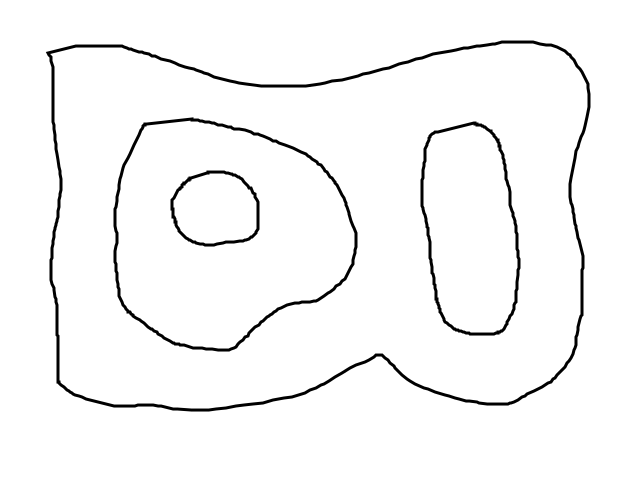
#> input picture test1.png, 640 x 480 px
$ python main.py
#> lines starting #> are read from the running program, lines starting #| are printed output that depends on the picture; after the words box and inside, x2 and y2 are one past the last pixel; in counts of white or black regions, pixels touching at a corner belong together
### utils.py
import cv2
import numpy as np
import math
import csv
from matplotlib import pyplot as plt
from collections import defaultdict


def readMultiLayerCSV(file_name):
    """
    将存有轮廓点的csv转化为一组描述曲线的点序列字典，
    曲线名与采样点序列为key:value。
    :param file_name: csv文件名
    :return: 一组描述曲线的点序列字典
    """
    layers = {}
    layer = None
    for index, line in enumerate(open(file_name, "r")):
        line = line.strip()
        # 曲线名
        if ("MainCurve" in line) or ("Curve" in line):
            # print(line)
            layer = line
            layers[layer] = []
        # 采样点
        else:
            point = line.split(",")
            layers[layer].append([float(point[0]), float(point[1])-200])
    return layers


class UnionFind(object):
    """
    构造函数。初始化一个并查集，其中的元素为0到n-1。
    father列表储存每个元素的父节点；初始化时，每个元素父节点都是其自身。
    """

    def __init__(self, n):
        self.father = [i for i in range(n)]

    def find(self, x):
        """
        查找元素x的根节点
        :return: 元素x的根节点
        """
        # 如果一个元素的根节点就是其自身，那么这个元素就是根节点
        if x == self.father[x]:
            return x
        else:
            # 递归地查找x的根节点
            self.father[x] = self.find(self.father[x])
            return self.father[x]

    def union(self, x, y):
        """
        合并元素x和元素y所在的集合，将元素x的根节点的根节点设为元素y的根节点
        """
        self.father[self.find(x)] = self.find(y)

    def groups(self):
        """
        返回所有集合。
        通过遍历每个元素，将每个元素添加到其根节点所对应的列表中，完成分组。
        :return: 一个列表，其中每个元素都是一个列表，包含其代表集合中所有元素。
        """
        groups = defaultdict(list)
        for i, _ in enumerate(self.father):
            groups[self.find(i)].append(i)
        return list(groups.values())


def judgeDilationDirection(buffers):
    """
    判断膨胀方向。
    如果有一个膨胀方向为inside，则整体为inside，否则为outside。
    :param buffers: 一组膨胀后的LinearRing对象
    :return: 膨胀方向
    """
    # 如果有一个膨胀方向为inside，则整体为inside，否则为outside
    # for buffer_info in buffers:
    #     print(buffer_info.dilation_direction)
    # print("--------------")
    for buffer_info in buffers:
        if buffer_info.dilation_direction == "inside":
            return "inside"
    return "outside"


class ImageProcessor:
    def __init__(self):
        self.image_path = "test1.png"
        self.output_path = "test1.csv"

    @staticmethod
    def contour_similarity(c1, c2):
        return cv2.matchShapes(c1, c2, cv2.CONTOURS_MATCH_I3, 0)

    def process_image(self, image_path, output_path):
#> called with image_path = 'test1.png', output_path = 'test1.csv'
        self.image_path = image_path
        self.output_path = output_path

        image = cv2.imread(self.image_path, cv2.IMREAD_GRAYSCALE)
#> image is the input picture: shape (480, 640); min 0, max 255, mean 246.7
        plt.subplot(131), plt.imshow(image, cmap='gray'), plt.axis("off"), plt.title("Original Image")

        _, binary = cv2.threshold(image, 127, 255, cv2.THRESH_BINARY_INV)
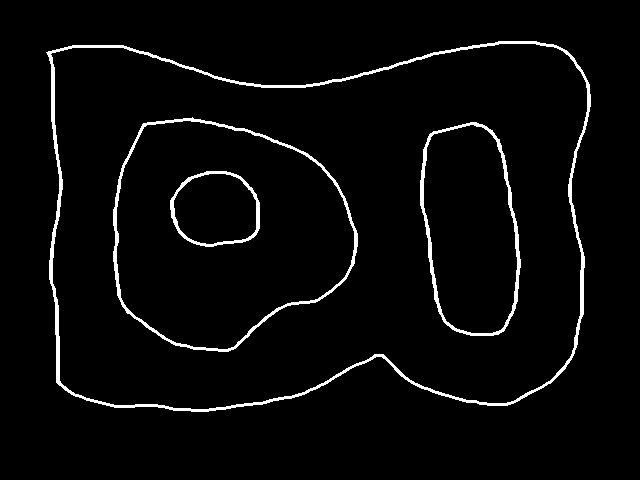
#> binary: shape (480, 640); 3.4% white; 4 white regions, box (x1, y1, x2, y2) and area: (46, 41, 591, 412) 5512, (113, 117, 358, 352) 2359, (420, 122, 521, 336) 1804, (170, 171, 260, 247) 860

        edges = cv2.Canny(binary, 100, 200)
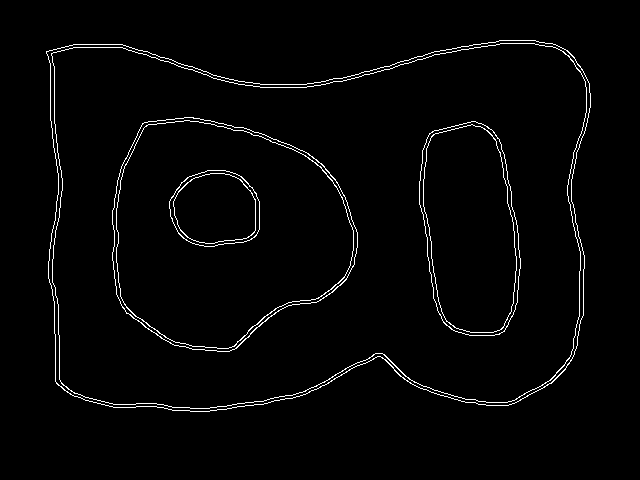
#> edges: shape (480, 640); 2.2% white in thin lines or dots, all inside (x1, y1, x2, y2) = (46, 40, 591, 412)

        contours, _ = cv2.findContours(edges, cv2.RETR_LIST, cv2.CHAIN_APPROX_SIMPLE)
#> contours = 16 contours; largest, box (x1, y1, x2, y2) and area: (46, 40, 591, 412) 176154, (46, 40, 591, 412) 176083, (51, 43, 587, 409) 170638, (51, 43, 587, 409) 170562, (112, 117, 358, 352) 43591
        contours = sorted(contours, key=cv2.contourArea, reverse=True)

        selected_contours = [contours[0]]
#> selected_contours = 1 contour; box (x1, y1, x2, y2) and area: (46, 40, 591, 412) 176154
        for idx, contour in enumerate(contours[1:]):
            # 计算当前轮廓与已选轮廓的相似性
            similarity_scores = [self.contour_similarity(contour, selected) for selected in selected_contours]
            # 如果相似性较低，说明是一个新的轮廓，将其加入已选轮廓列表
            if min(similarity_scores) > 0.2:
                selected_contours.append(contour)
#> this loop made 15 passes
#> similarity_scores on passes 1 to 12: [0.000704], [0.00648], [0.0067], [0.413], [0.412, 0.00117], [0.412, 0.00915], [0.411, 0.01], [0.331, 1.27], [0.331, 1.27, 0.000549], [0.389, 1.37, 0.0437], [0.388, 1.36, 0.0428], [0.295, 0.206, 0.47]
#> after the loop, selected_contours = 4 contours; box (x1, y1, x2, y2) and area: (46, 40, 591, 412) 176154, (112, 117, 358, 352) 43591, (419, 121, 521, 336) 17351, (169, 170, 260, 247) 5550

        with open(self.output_path, 'w', newline='') as file:
            writer = csv.writer(file)
            for idx, contour in enumerate(selected_contours):
                print(f"Processing contour {idx + 1}")
                contour_name = f"Curve{idx + 1}" if idx > 0 else "MainCurve"
                writer.writerow([contour_name])
                for point in contour:
                    x, y = point[0]
                    # y轴取图像高度减去y轴坐标，使得坐标原点在左上角
                    writer.writerow([x, image.shape[1] - y])
#> this loop made 4 passes
#| Processing contour 1
#| Processing contour 2
#| Processing contour 3
#| Processing contour 4

        # 创建和原始图像一样大小的空图像
        contours = np.ones_like(image)
        cv2.drawContours(contours, selected_contours, -1, (0, 0, 255), 2)
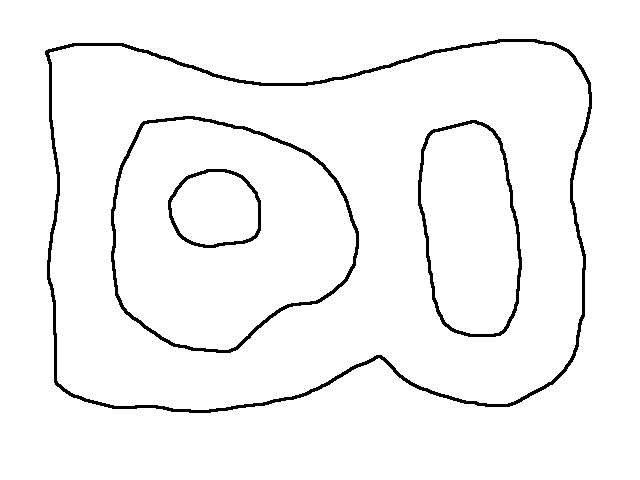
#> contours: shape (480, 640); values 0 (black) and 1 (white), 96.4% white; 4 black regions, box (x1, y1, x2, y2) and area: (45, 39, 592, 413) 5793, (111, 116, 359, 353) 2628, (418, 120, 522, 337) 1772, (168, 169, 261, 248) 911

        # Show the image with all contours
        plt.subplot(132), plt.imshow(edges, cmap='gray'), plt.axis("off"), plt.title("Canny Edge Detection")
        plt.subplot(133), plt.imshow(contours, cmap='gray'), plt.axis("off"), plt.title("Contours")
        plt.show()
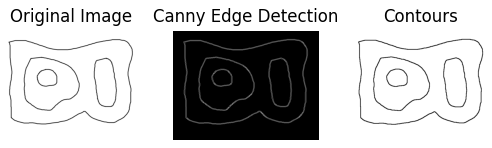
#> figure drawn by matplotlib, 3 panels
        # [9 lines of commented-out code are left out]


def pointPlot(result, title):
    fig = plt.figure(figsize=(8, 6))
    ax = fig.add_subplot(111)

    for points in result:
        x = points[:, 0]
        y = points[:, 1]
        ax.scatter(x, y, s=1, color='black')  # Scatter plot

    plt.xlim(0, 800)  # x-axis limits
    plt.ylim(0, 600)  # y-axis limits
    plt.axis('off'), plt.title(title)
    plt.show()


# def pointProject(target_size, current_size, result):
#     """
#     将点的坐标映射到新的坐标系中
#     :param target_size: 目标坐标系的大小
#     :param current_size: 当前坐标系的大小
#     :param result: 需要映射的点的坐标
#     :return: 映射后的点的坐标
#     """
#     # 计算x和y轴的缩放比率
#     x_ratio = target_size[0] / current_size[0]
#     y_ratio = target_size[1] / current_size[1]
#
#     mapped_result = []
#     mapped_ring = []
#
#     # 遍历result中的所有点，进行映射，并将映射后的结果添加到新的结果列表中
#     for ring in result:
#         for point in ring:
#             mapped_ring.append([point[0] * x_ratio, point[1] * y_ratio])
#             mapped_result.append(mapped_ring)
#             # print(mapped_ring)
#
#     print("Projection finished")
#     return mapped_result


def pointProject(center_new, r, k, result):
    mapped_result = []

    # 遍历result中的所有点，进行映射，并将映射后的结果添加到新的结果列表中
    for ring in result:
        points = []

        for point in ring:
            point_old = point - [400, 300]
            x_new, y_new = center_new

            # 使用给定的新中心、缩小比例和斜率创建一个新的基于旋转的仿射矩阵
            theta = np.arctan(k)  # 从斜率计算角度
            scale = np.array([[r, 0],
                              [0, r]])  # 缩放矩阵
            rotation = np.array([[np.cos(theta), -np.sin(theta)],
                                 [np.sin(theta), np.cos(theta)]])  # 旋转矩阵
            translation = np.array([x_new, y_new])  # 平移矩阵

            # 在旧点上应用缩放、旋转和平移变换
            point_new = scale @ np.array(point_old)  # 应用缩放
            point_new = rotation @ point_new  # 应用旋转
            point_new += translation  # 应用平移
            points.append(tuple(point_new))

        mapped_ring = np.array(list(points), dtype="float32")
        mapped_result.append(mapped_ring)

    print("Projection finished")
    return mapped_result


# [23 lines left out: function getRectangle, not called in this run]


def pointSample(gap, result):
    """
    对点进行等间距采样
    :param gap: 采样间隔
    :param result: 需要采样的点
    :return: 采样后的点
    """
    sampled_result = []

    for ring in result:
        ring_len = 0
        # 计算ring的总长度
        for i in range(1, len(ring)):
            point1, point2 = ring[i - 1], ring[i]
            ring_len += math.sqrt((point2[0] - point1[0]) ** 2 + (point2[1] - point1[1]) ** 2)

        # 计算保留点的数量，留意可能的除0错误
        num_points = int(ring_len // gap) if ring_len != 0 else len(ring)

        # 求得每隔interval个点取一个点，可能的除以0错误也需要注意
        interval = len(ring) // num_points if num_points != 0 else len(ring)
        # print(len(ring), num_points, interval)
        # 对ring进行采样
        if len(ring) > interval and interval > 0:
            sampled_ring = ring[::interval]
            sampled_result.append(sampled_ring)

    print("Sampling finished")
    return sampled_result


# [4 lines that do not run on import are left out]

### main.py
# -*- coding:utf-8 -*-
import sys
import os
import matplotlib.pyplot as plt
import numpy as np
from shapely.geometry import *
from shapely.ops import unary_union
from queue import Queue
from collections import namedtuple
from utils import *


class fillRing(object):
    def __init__(self, dilation_radius: float = 0.1):
        super().__init__()
        self.dilation_radius = dilation_radius  # 膨胀系数
        self.title_style = {"size": 15}
        self.plot_style = {"color": "red"}
        self.legend_style = {"loc": "lower right", "prop": {"size": 10}}

    def fillSingleRing(self, file_path):
        """
        没有内部空腔的单层环情况
        :param file_path: csv文件路径
        :return: 一组内环的点序列
        """
        # 读入单个环的采样点
        rings = readMultiLayerCSV(file_path).values()
        points = list(rings)[0]
        points = np.array(points, dtype="float32")
        # 显示原始环
        plt.plot(points[:, 0], points[:, 1], "black")

        # 将采样点转换为LinearRing类
        ring = LinearRing(points)
        # 使用一个栈来模拟递归
        stk = [ring]
        result = []

        # 深度优先搜索，直到没有子环入栈，表示所有内环都已经遍历完毕
        while len(stk) > 0:
            ring = stk.pop()
            # buffer方法用于膨胀，interiors用于获取内环
            for inter_ring in ring.buffer(distance=self.dilation_radius).interiors:
                # 子内轮廓入栈
                stk.append(inter_ring)
                # 将子内轮廓转换为数组
                points = np.array(list(inter_ring.coords), dtype="float32")
                result.append(points)
                # 显示子内轮廓
                plt.plot(points[:, 0], points[:, 1], "red")

        plt.axis("off")
        plt.show()
        return result

    # 用于存储LinearRing对象和膨胀方向的元组
    Ring = namedtuple('Ring', ['ring', 'dilation_direction'])

    def fillMultipleRing(self, file_path):
        """
        有内部空腔的多层环情况
        :param file_path: csv文件路径
        :return: 一组内环的点序列
        """
#> called with file_path = 'test1.csv'
        # 读入多个环的采样点
        rings = readMultiLayerCSV(file_path)
        base_ring_names = list(rings.keys())
        # 原有的环
        base_rings = []

        q = Queue()
        result = []

        # 对于读取的每个环，将其转换为LinearRing对象，存入队列q中
        for name in base_ring_names:
            points = np.array(rings[name], dtype="float32")
            ring = LinearRing(points)

            # 如果name是MainCurve则为外轮廓，否则为内轮廓
            # ring_dd = "outside" if name == "MainCurve" else "inside"
            ring_dd = "inside" if name == "MainCurve" else "outside"

            ring_info = fillRing.Ring(ring, ring_dd)
            base_rings.append(ring_info)
            q.put(ring_info)

        ring_sequences = []
        # 深度优先搜索
        while not q.empty():
            # 获取队列中的所有环
            ring_infos = [q.get() for _ in range(q.qsize())]
            all_cur_buffers = []

            # 对于每个环，计算其膨胀区域
            for ring_info in ring_infos:
                ring = ring_info.ring
                dilation_direction = ring_info.dilation_direction
                out_half_buffer = ring.buffer(self.dilation_radius) - Polygon(ring)
                # 外半膨胀区域 = 全膨胀区域 - 原始环
                if dilation_direction == "outside":
                    all_cur_buffers.append(fillRing.Ring(out_half_buffer, "outside"))
                # 内半膨胀区域 = 全膨胀区域 - 外半膨胀区域
                else:
                    inside_buffer = ring.buffer(self.dilation_radius) - out_half_buffer
                    all_cur_buffers.append(fillRing.Ring(inside_buffer, "inside"))

            buffer_after_merge = []
            union_set = UnionFind(len(ring_infos))

            # 如果两个膨胀出的环相交，则将其合并
            for i in range(len(ring_infos)):
                for j in range(len(ring_infos)):
                    if i != j and all_cur_buffers[i].ring.intersects(all_cur_buffers[j].ring):
                        union_set.union(i, j)

            # 获取膨胀后的所有环
            for buffer_index_list in union_set.groups():
                # 合并为一个集合的所有环
                buffer_list = [all_cur_buffers[index] for index in buffer_index_list]
                # 对一个集合中的所有环进行合并，得到一个单独的环
                total_buffer = unary_union([buffer.ring for buffer in buffer_list])
                # print(total_buffer)

                # 如果膨胀方向为inside，则需要将内环入栈
                if judgeDilationDirection(buffer_list) == "inside" and hasattr(total_buffer, "interiors"):
                    for inter_ring in total_buffer.interiors:
                        # 将内环转换为LinearRing对象
                        inter_ring_info = fillRing.Ring(inter_ring, "inside")
                        # 将内环入栈
                        q.put(inter_ring_info)
                        ring_sequences.append(inter_ring_info)
                # 如果膨胀方向为outside，则需要将外环入栈
                if judgeDilationDirection(buffer_list) == "outside" and hasattr(total_buffer, "exterior"):
                    # 将外环转换为LinearRing对象
                    outer_ring = total_buffer.exterior
                    outer_ring_info = fillRing.Ring(outer_ring, "outside")
                    # 将外环入栈
                    q.put(outer_ring_info)
                    ring_sequences.append(outer_ring_info)

        # 原有的环
        base_ring_region = [Polygon(rings[name]) for name in base_ring_names]
        # 筛选ring，根据包围其的曲线数量，包围它的曲线必须是奇数
        for ring_info in ring_sequences:
            # 包围其的原有环数量
            include_num = sum([1 if region.covers(ring_info.ring) else 0 for region in base_ring_region])
            # 判断曲线和原有环是否有接触
            is_intersecting = any([base_ring.ring.intersects(ring_info.ring) for base_ring in base_rings])

            # 去除所有包围其的曲线数量为偶数的曲线和与原有环有接触的曲线
            if include_num % 2 == 1 and (not is_intersecting):
                points = np.array(list(ring_info.ring.coords), dtype="float32")
                result.append(points)
                plt.plot(points[:, 0], points[:, 1], **self.plot_style)

        # 显示原始环
        for name in base_ring_names:
            points = np.array(rings[name], dtype="float32")
            # plt.subplot(121), plt.plot(points[:, 0], points[:, 1], "black")
            plt.plot(points[:, 0], points[:, 1], "black")

        # plt.subplot(121), plt.title("Before Filling", **self.title_style), plt.axis("off")
        plt.title("After Filling"), plt.axis("off")
        plt.show()
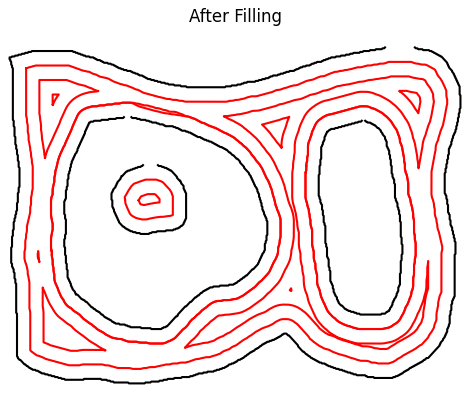
#> figure drawn by matplotlib, 1 panel
        return result


if __name__ == '__main__':
    img_path = 'test1.png'
    csv_path = 'test1.csv'
    processor = ImageProcessor()
    processor.process_image(img_path, csv_path)

    # 没有内部空腔的单层环情况
    # fill = fillRing(dilation_radius=8)
    # fill.fillSingleRing(file_path="test.csv")

    # 有内部空腔的多层环情况
    fill = fillRing(dilation_radius=16)
    result = fill.fillMultipleRing(file_path=csv_path)

    # 点采样
    result = pointSample(gap=16, result=result)
    pointPlot(result=result, title="After Sampling")
#> in pointPlot, `plt.show()`:
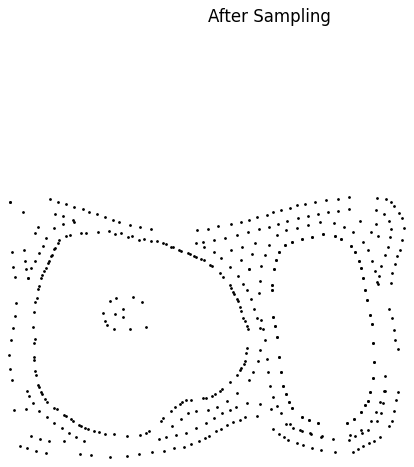
#> figure drawn by matplotlib, 1 panel
    # 显示result中y轴坐标最大值
    max_y = max(max(points[:, 1]) for points in result)
    print(max_y)

    # 点映射
    result = pointProject(center_new=(500, 400), r=0.4, k=-1.2, result=result)
    pointPlot(result=result, title="After Projection")
#> call 2 of pointPlot, with title = 'After Projection'
#> in pointPlot (call 2), `plt.show()`:
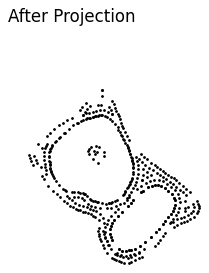
#> figure drawn by matplotlib, 1 panel

$ run again, with test.png copied over test1.png
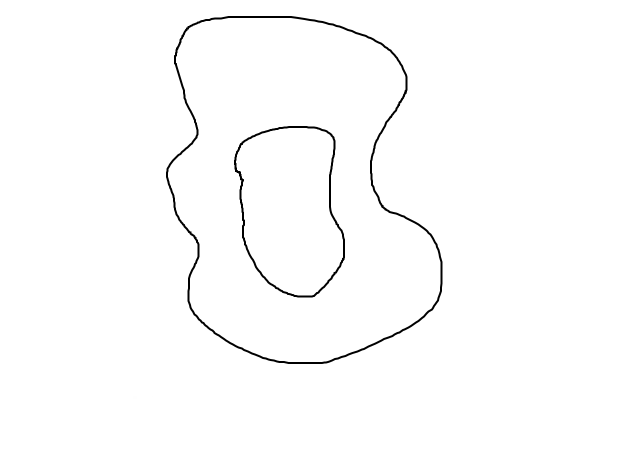
#> input picture test.png, 1238 x 910 px (shown at 1/2 size)
#> in process_image, image is the input picture: shape (910, 1238); min 0, max 255, mean 252.1
#> in process_image, `_, binary = cv2.threshold(image, 127, 255, cv2.THRESH_BINARY_INV)`:
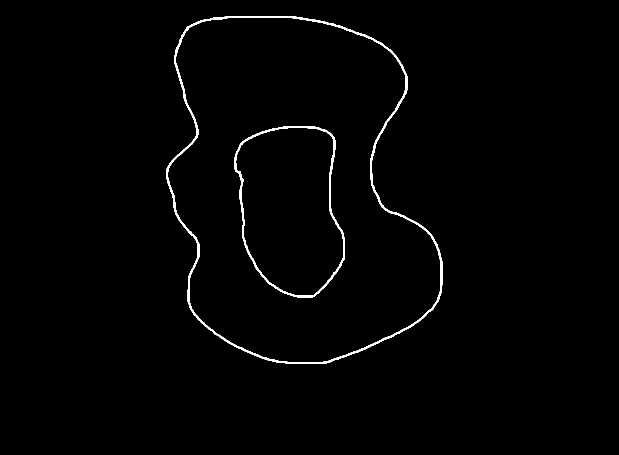
#> binary: shape (910, 1238) (shown at 1/2 size); 1.1% white; 2 white regions, box (x1, y1, x2, y2) and area: (332, 32, 885, 728) 8725, (468, 252, 690, 595) 3784
#> edges: shape (910, 1238); 0.57% white in thin lines or dots, all inside (x1, y1, x2, y2) = (331, 31, 885, 728)
#> in process_image, `contours, _ = cv2.findContours(edges, cv2.RETR_LIST, cv2.CHAIN_APPROX_..`: contours = 8 contours; box (x1, y1, x2, y2) and area: (331, 31, 885, 728) 289296, (331, 31, 885, 728) 289065, (335, 35, 881, 724) 280574, (335, 35, 881, 724) 280342, (467, 251, 690, 595) 59228, (467, 251, 690, 595) 59128, (471, 255, 686, 591) 55440, (471, 255, 686, 591) 55346
#> selected_contours = 1 contour; box (x1, y1, x2, y2) and area: (331, 31, 885, 728) 289296
#> the loop in process_image, `for idx, contour in enumerate(contours[1:]):` made 7 passes
#> similarity_scores on passes 1 to 7: [0.000712], [0.00929], [0.01], [0.113], [0.113], [0.135], [0.134]
#> the loop in process_image, `for idx, contour in enumerate(selected_contours):` made 1 pass
#> (printed output is left out)
#> in pointPlot (call 2), `plt.show()`:
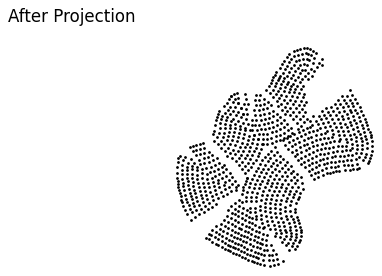
#> figure drawn by matplotlib, 1 panel
